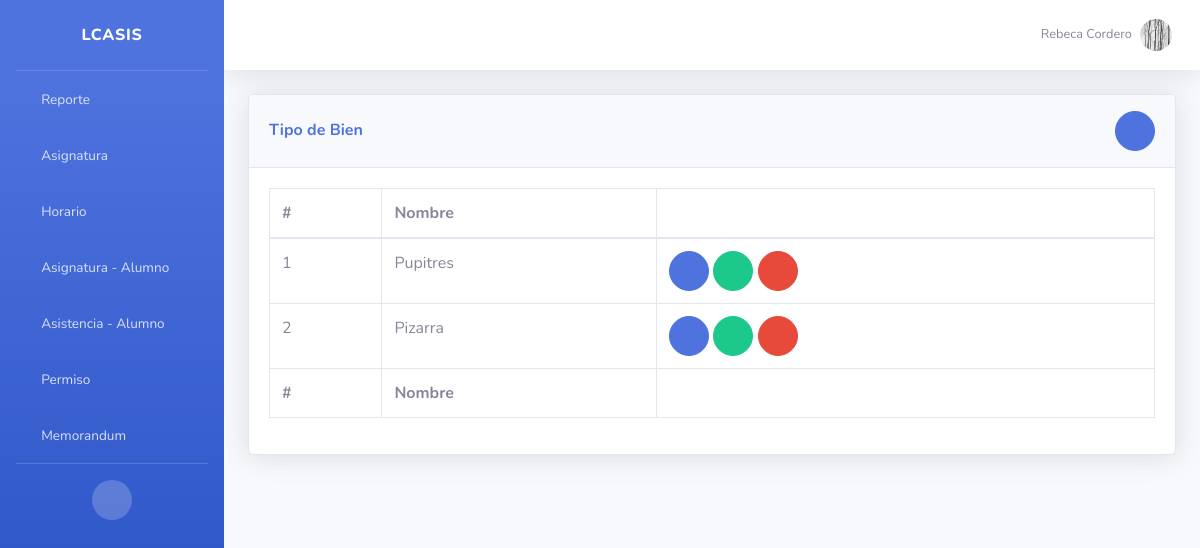
/tipo_bien/ (signed in), run on the app's committed database.
### app/models.py (models this page shows, shortened)
class Personal(models.Model):
	cedula = models.CharField(max_length=8, unique=True)
	nombre = models.CharField(max_length=50)
	telefono = models.CharField(max_length=12)
	direccion = models.CharField(max_length=100)
	correo = models.CharField(max_length=50, null=True)
	cargo = models.CharField(max_length=1, choices=CARGOS)
	horas = models.IntegerField(blank=True, null=True)
	salario = models.IntegerField()
	fecha_nacimiento = models.DateField()
	fecha_inicio = models.DateField()
	fecha_fin = models.DateField(blank=True, null=True)
	imagen = models.ImageField(upload_to="media/perfiles", blank=True, null=True)
	usuario = models.ForeignKey(User, on_delete=models.CASCADE)

class Tipo_Bien(models.Model):
	nombre = models.CharField(max_length=50)

### app/views.py (the view)
# urls.py: path('tipo_bien/', views.TipoBien.as_view(), name="tipo_bien"),
class TipoBien(GroupRequiredMixin, ListView):
	group_required = u'secretario'
	template_name = "tipo_bien/index.html"
	model = models.Tipo_Bien

### app/templatetags/app_extras.py (called while the page is built)
@register.simple_tag
def get_user_lca(usuario):
	grupo = usuario.groups.all()[0].name
	if grupo == 'alumno':
		return Alumno.objects.get(usuario_id=usuario.id)
	else:
		return Personal.objects.get(usuario_id=usuario.id)

@register.simple_tag
def get_grupo_lca(grupos):
	return grupos.all()[0].name

### templates/tipo_bien/index.html (shortened to what this page needs)
{% extends "bases/dashboard.html" %}
{% block content %}
<div class="card shadow mb-4">
    <div class="card-header py-3 d-flex justify-content-between align-items-center">
        <h6 class="m-0 font-weight-bold text-primary">Tipo de Bien</h6>
        <a href="{% url 'agregar_tipo_bien' %}" class="btn btn-circle btn-primary"><i class="fas fa-fw fa-plus"></i></a>
    </div>
    <div class="card-body">
        <div class="table-responsive">
            <table class="table table-bordered" id="dataTable" width="100%" cellspacing="0">
                <thead>
                    <tr>
                        <th>#</th>
                        <th>Nombre</th>
                        <th></th>
                    </tr>
                </thead>
                <tfoot>
                    <tr>
                        <th>#</th>
                        <th>Nombre</th>
                        <th></th>
                    </tr>
                </tfoot>
                <tbody>
                    {% for object in object_list %}
                    <tr>
                        <td>{{ object.id }}</td>
                        <td>{{ object.nombre }}</td>
                        <td>
                            <a href="{% url 'ver_tipo_bien' object.id %}" class="btn btn-circle btn-primary"><i class="fas fa-fw fa-eye"></i></a>
                            <a href="{% url 'editar_tipo_bien' object.id %}" class="btn btn-circle btn-success"><i class="fas fa-fw fa-edit"></i></a>
                            <div class="dropdown" style="display: inline-block;">
                                <button class="btn btn-circle btn-danger dropdown-toggle" type="button" id="dropdownMenuButton{{ object.id }}" data-toggle="dropdown" aria-haspopup="true" aria-expanded="false">
                                    <i class="fas fa-fw fa-times"></i>
                                </button>
                            </div>
                        </td>
                    </tr>
                    {% empty %}
                    <tr>
                        <td colspan="3" class="text-center">No hay registros.</td>
                    </tr>
                    {% endfor %}
                </tbody>
            </table>
        </div>
    </div>
</div>
{% endblock %}

### templates/bases/dashboard.html (shortened to what this page needs)
{% load static %}
{% load app_extras %}
{% get_user_lca request.user as usuario %}
{% get_grupo_lca request.user.groups as grupo %}
<!DOCTYPE html>
<html lang="en">
<head>
    <link href="{% static 'vendor/fontawesome-free/css/all.min.css' %}" rel="stylesheet" type="text/css">
    <link href="{% static 'css/sb-admin-2.min.css' %}" rel="stylesheet">
    <link href="{% static 'vendor/datatables/dataTables.bootstrap4.min.css' %}" rel="stylesheet">
    <link rel="stylesheet" type="text/css" href="{% static 'css/styles.css' %}">
</head>
<body id="page-top">
    <div id="wrapper">
        <ul class="navbar-nav bg-gradient-primary sidebar sidebar-dark accordion" id="accordionSidebar">
            <a class="sidebar-brand d-flex align-items-center justify-content-center" href="{% url 'index' %}">
                <div class="mx-3">LCASIS</div>
            </a>
            <hr class="sidebar-divider my-0">
            {% if grupo == "secretario" or grupo == "profesor" %}
            <li class="nav-item">
                <a class="nav-link" href="{% url 'reporte' %}">
                    <i class="fas fa-fw fa-sticky-note"></i>
                    <span>Reporte</span></a>
            </li>
            <li class="nav-item">
                <a class="nav-link" href="{% url 'asignatura' %}">
                    <i class="fas fa-fw fa-book"></i>
                    <span>Asignatura</span></a>
            </li>
            <li class="nav-item">
                <a class="nav-link" href="{% url 'horario' %}">
                    <i class="fas fa-fw fa-sticky-note"></i>
                    <span>Horario</span></a>
            </li>
            <li class="nav-item">
                <a class="nav-link" href="{% url 'asignatura_alumno' %}">
                    <i class="fas fa-fw fa-book"></i>
                    <span>Asignatura - Alumno</span></a>
            </li>
            <li class="nav-item">
                <a class="nav-link" href="{% url 'asistencia_alumno' %}">
                    <i class="fas fa-fw fa-table"></i>
                    <span>Asistencia - Alumno</span></a>
            </li>
            {% endif %}
            {% if grupo == "secretario" or grupo == "profesor" or grupo == "administrativo" or grupo == "obrero" %}
            <li class="nav-item">
                <a class="nav-link" href="{% url 'permiso' %}">
                    <i class="fas fa-fw fa-plus"></i>
                    <span>Permiso</span></a>
            </li>            <li class="nav-item">
                <a class="nav-link" href="{% url 'memorandum' %}">
                    <i class="fas fa-fw fa-sticky-note"></i>
                    <span>Memorandum</span></a>
            </li>
            {% endif %}
            <hr class="sidebar-divider d-none d-md-block">
            <div class="text-center d-none d-md-inline">
                <button class="rounded-circle border-0" id="sidebarToggle"></button>
            </div>
        </ul>
        <div id="content-wrapper" class="d-flex flex-column">
            <div id="content">
                <nav class="navbar navbar-expand navbar-light bg-white topbar mb-4 static-top shadow">
                    <ul class="navbar-nav ml-auto">
                        <li class="nav-item dropdown no-arrow">
                            <a class="nav-link dropdown-toggle" href="#" id="userDropdown" role="button"
                                data-toggle="dropdown" aria-haspopup="true" aria-expanded="false">
                                <span class="mr-2 d-none d-lg-inline text-gray-600 small">{{ usuario.nombre }}</span>
                                <img class="img-profile rounded-circle"
                                    src="{{ usuario.imagen.url }}">
                            </a>
                        </li>
                    </ul>
                </nav>
                <div class="container-fluid">
                    {% block content %}{% endblock %}
                </div>
            </div>
        </div>
    </div>
</body>
</html>

### static/css/styles.css (style rules this page uses)
.dropdown-toggle::after { display: none; }

### data on the page
Personal: nombre "Rebeca Cordero", imagen (picture)
Tipo_Bien: id "1", nombre "Pupitres"
Tipo_Bien: id "2", nombre "Pizarra"
